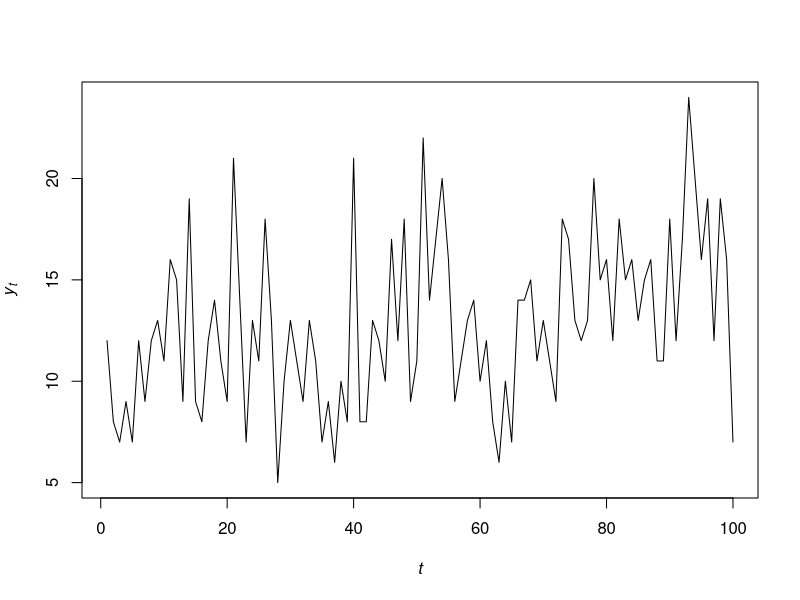
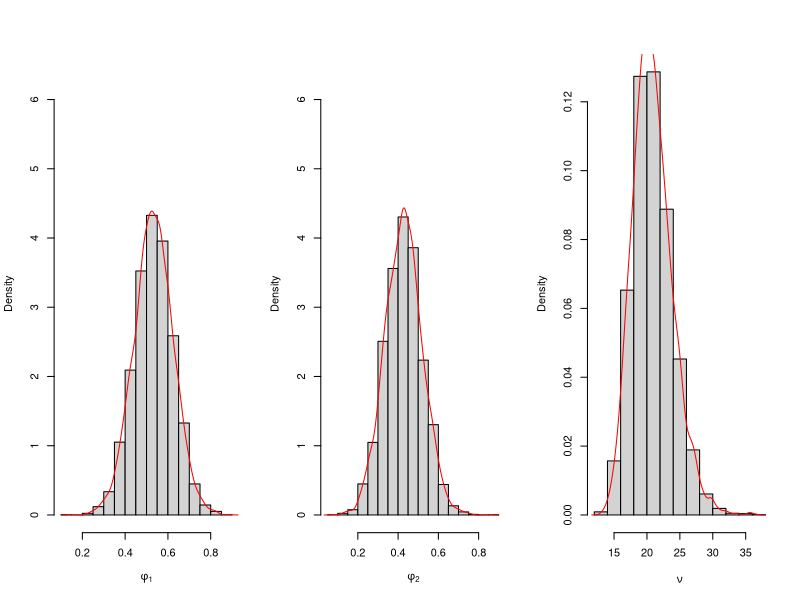
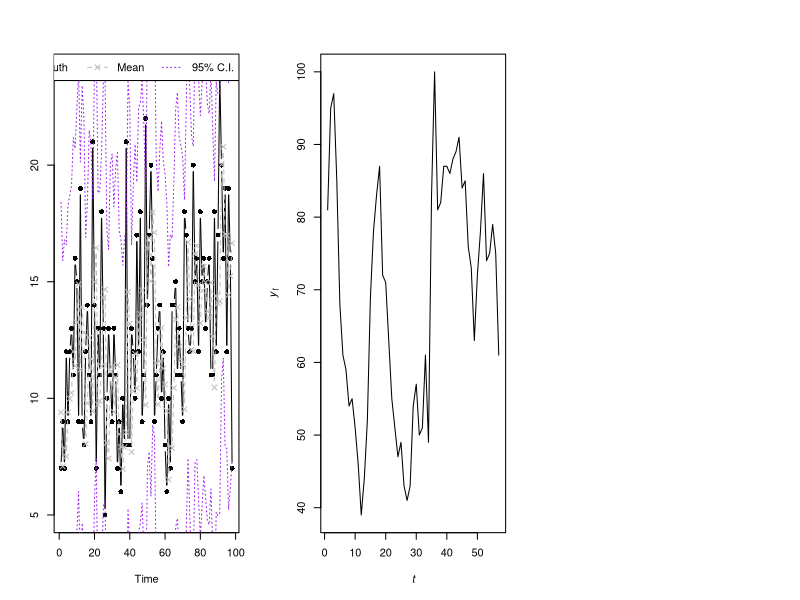
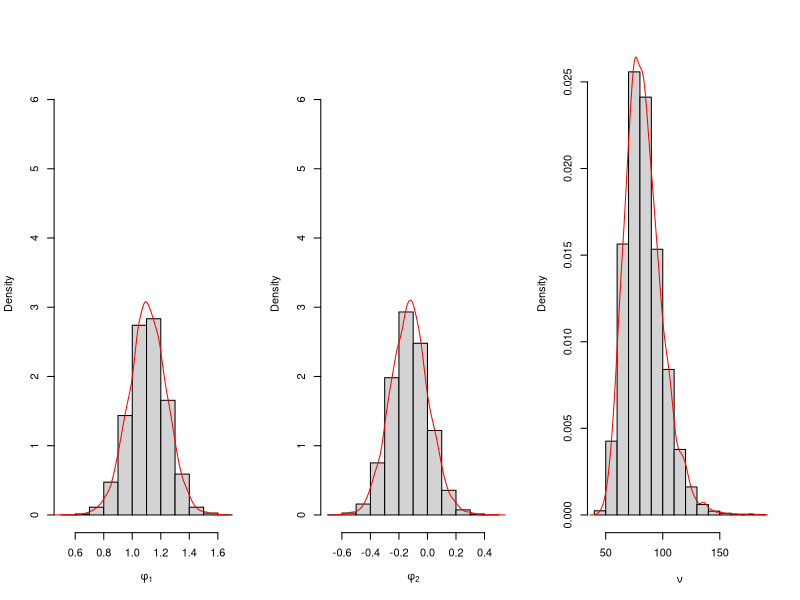
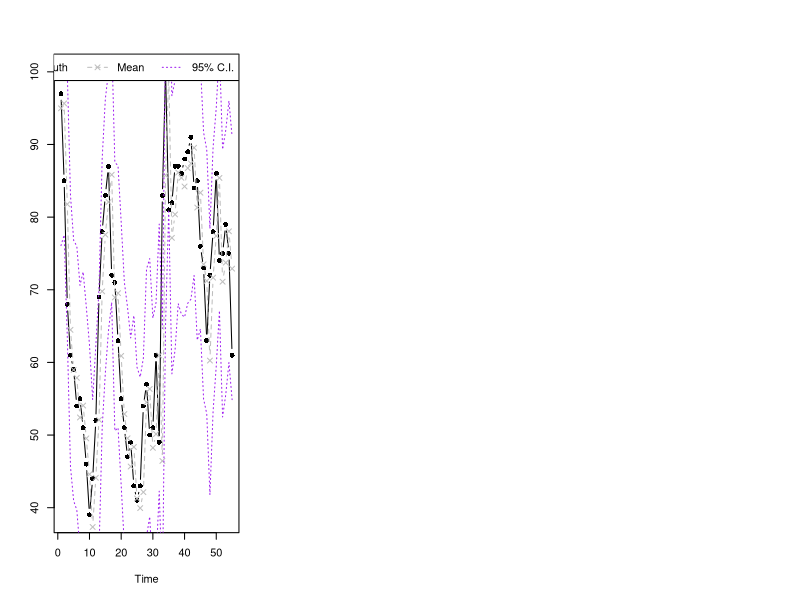

These figures' R source, in order:
## ---- chunk 1
earthquakes.dat <- read.delim("./data/earthquakes.txt")
earthquakes.dat$Quakes = as.numeric(earthquakes.dat$Quakes)


y.dat=earthquakes.dat$Quakes[1:100] ## this is the training data
y.new=earthquakes.dat$Quakes[101:103] ## this is the test data

plot.ts(
  y.dat,
  ylab = expression(italic(y)[italic(t)]),
  xlab = expression(italic(t)),
  main = ""
)
## ---- chunk 2
library(mvtnorm)

## set up
p = 2  ## order of AR process
n.all = length(y.dat) ## T, total number of data

Y = matrix(y.dat[3:n.all], ncol = 1)
Fmtx = matrix(c(y.dat[2:(n.all-1)], y.dat[1:(n.all-2)]), nrow=p, byrow=TRUE)
n = length(Y)

## define the priors
m0 = matrix(rep(0,p),ncol=1)
C0 = diag(p)
n0 = 0.02
d0 = 0.02

e=Y-t(Fmtx)%*%m0
Q=t(Fmtx)%*%C0%*%Fmtx+diag(n)
Q.inv=chol2inv(chol(Q))
A=C0%*%Fmtx%*%Q.inv
m=m0+A%*%e
C=C0-A%*%Q%*%t(A)
n.star=n+n0
d.star=t(Y-t(Fmtx)%*%m0)%*%Q.inv%*%(Y-t(Fmtx)%*%m0)+d0


## sample from joint posterior distribution
n.sample = 5000

nu.sample = rep(0, n.sample)
phi.sample = matrix(0, nrow = n.sample, ncol = p)

for (i in 1:n.sample) {
  set.seed(i)
  nu.new = 1/rgamma(1, shape = n.star/2, rate = d.star/2)
  nu.sample[i] = nu.new
  phi.new = rmvnorm(1, mean = m, sigma = nu.new * C)
  phi.sample[i,] = phi.new
}

par(mfrow=c(1,3))
hist(phi.sample[,1],freq=FALSE,xlab=expression(phi[1]),main="",ylim=c(0,6.4))
lines(density(phi.sample[,1]),type='l',col='red')
hist(phi.sample[,2],freq=FALSE,xlab=expression(phi[2]),main="",ylim=c(0,6.4))
lines(density(phi.sample[,2]),type='l',col='red')
hist(nu.sample,freq=FALSE,xlab=expression(nu),main="")
lines(density(nu.sample),type='l',col='red')
## ---- chunk 3
## get in sample prediction
post.pred.y=function(s){
  
  beta.cur=matrix(phi.sample[s,],ncol=1)
  nu.cur=nu.sample[s]
  mu.y=t(Fmtx)%*%beta.cur
  sapply(1:length(mu.y), function(k){rnorm(1,mu.y[k],sqrt(nu.cur))})
  
  
}  

y.post.pred.sample=sapply(1:5000, post.pred.y)

## show the result
summary.vec95=function(vec){
  c(unname(quantile(vec,0.025)),mean(vec),unname(quantile(vec,0.975)))
}

summary.y=apply(y.post.pred.sample,MARGIN=1,summary.vec95)

plot(Y,type='b',xlab='Time',ylab='',pch=16)
lines(summary.y[2,],type='b',col='grey',lty=2,pch=4)
lines(summary.y[1,],type='l',col='purple',lty=3)
lines(summary.y[3,],type='l',col='purple',lty=3)
legend("topright",legend=c('Truth','Mean','95% C.I.'),lty=1:3,col=c('black','grey','purple'),
       horiz = T,pch=c(16,4,NA))
## ---- chunk 4
## read data, you need to make sure the data file is in your current working directory 
covid.dat <- read.delim("./data/GoogleSearchIndex.txt")
covid.dat$Week=as.Date(as.character(covid.dat$Week),format = "%Y-%m-%d")

y.dat=covid.dat$covid[1:57] ## this is the training data
y.new=covid.dat$covid[58:60] ## this is the test data

plot.ts(
  y.dat,
  ylab = expression(italic(y)[italic(t)]),
  xlab = expression(italic(t)),
  main = ""
)
## ---- chunk 5
library(mvtnorm)

## set up
p = 2  ## order of AR process
n.all = length(y.dat) ## T, total number of data

Y = matrix(y.dat[3:n.all], ncol = 1)
Fmtx = matrix(c(y.dat[2:(n.all-1)], y.dat[1:(n.all-2)]), nrow=p, byrow=TRUE)
n = length(Y)

## define the priors
m0 = matrix(rep(0,p),ncol=1)
C0 = diag(p)
n0 = 0.02
d0 = 0.02

e=Y-t(Fmtx)%*%m0
Q=t(Fmtx)%*%C0%*%Fmtx+diag(n)
Q.inv=chol2inv(chol(Q))
A=C0%*%Fmtx%*%Q.inv
m=m0+A%*%e
C=C0-A%*%Q%*%t(A)
n.star=n+n0
d.star=t(Y-t(Fmtx)%*%m0)%*%Q.inv%*%(Y-t(Fmtx)%*%m0)+d0


## sample from joint posterior distribution
n.sample = 5000

nu.sample = rep(0, n.sample)
phi.sample = matrix(0, nrow = n.sample, ncol = p)

for (i in 1:n.sample) {
  set.seed(i)
  nu.new = 1/rgamma(1, shape = n.star/2, rate = d.star/2)
  nu.sample[i] = nu.new
  phi.new = rmvnorm(1, mean = m, sigma = nu.new * C)
  phi.sample[i,] = phi.new
}

par(mfrow=c(1,3))
hist(phi.sample[,1],freq=FALSE,xlab=expression(phi[1]),main="",ylim=c(0,6.4))
lines(density(phi.sample[,1]),type='l',col='red')
hist(phi.sample[,2],freq=FALSE,xlab=expression(phi[2]),main="",ylim=c(0,6.4))
lines(density(phi.sample[,2]),type='l',col='red')
hist(nu.sample,freq=FALSE,xlab=expression(nu),main="")
lines(density(nu.sample),type='l',col='red')
## ---- chunk 6
## get in sample prediction
post.pred.y=function(s){
  
  beta.cur=matrix(phi.sample[s,],ncol=1)
  nu.cur=nu.sample[s]
  mu.y=t(Fmtx)%*%beta.cur
  sapply(1:length(mu.y), function(k){rnorm(1,mu.y[k],sqrt(nu.cur))})
  
  
}  

y.post.pred.sample=sapply(1:5000, post.pred.y)

## show the result
summary.vec95=function(vec){
  c(unname(quantile(vec,0.025)),mean(vec),unname(quantile(vec,0.975)))
}

summary.y=apply(y.post.pred.sample,MARGIN=1,summary.vec95)

plot(Y,type='b',xlab='Time',ylab='',pch=16)
lines(summary.y[2,],type='b',col='grey',lty=2,pch=4)
lines(summary.y[1,],type='l',col='purple',lty=3)
lines(summary.y[3,],type='l',col='purple',lty=3)
legend("topright",legend=c('Truth','Mean','95% C.I.'),lty=1:3,col=c('black','grey','purple'),
       horiz = T,pch=c(16,4,NA))
